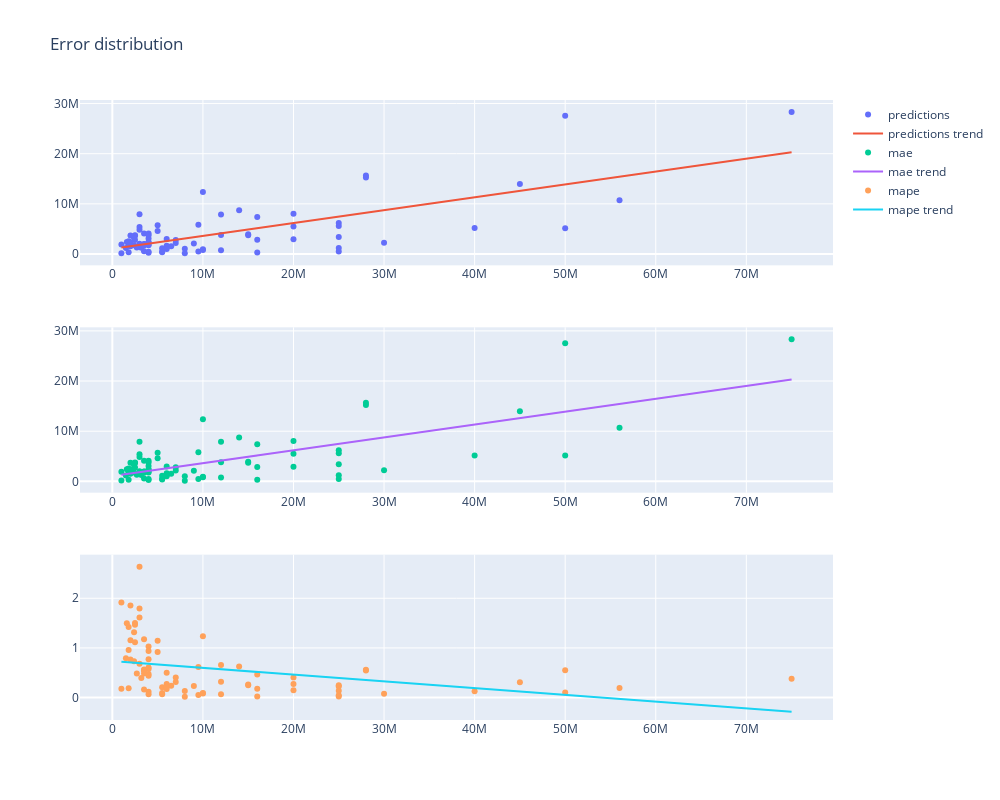

The notebook cell saved with this chart:
### Markdown cell above
# Defenders

### Code cell
pipeline('DEF')
